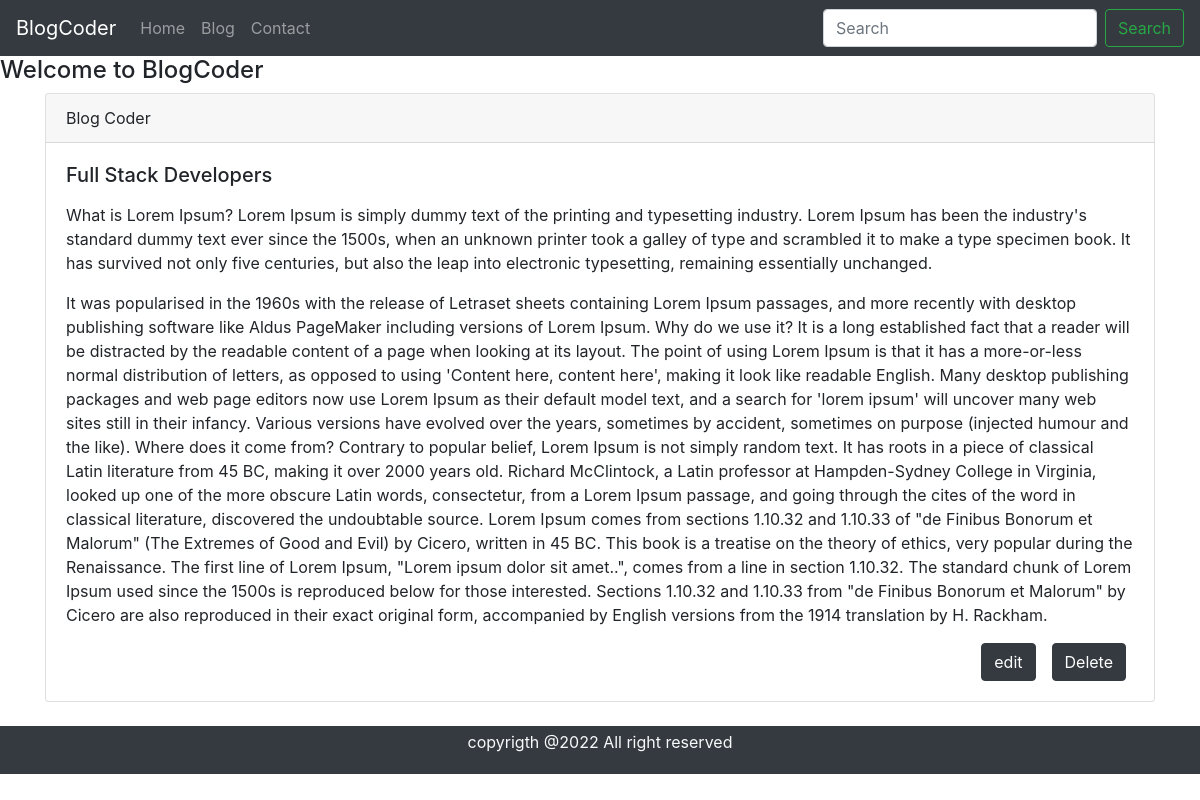
The page /blogpost/fullstack-developer on the database its author committed.
### blog/models.py (models this page shows, shortened)
class Blog(models.Model):
	sno = models.AutoField(primary_key=True)
	title = models.CharField(max_length=200)
	content = models.TextField(null=True, blank=True)
	short_desc = models.CharField(max_length=250, default="", null=True, blank=True)
	slug = models.CharField(max_length=100)
	time = models.DateTimeField(auto_now_add=True)

### blog/views.py (the view)
# urls.py: path('blogpost/<str:slug>', views.blogpost, name='blogpost'),
def blogpost(request, slug):
	blog = Blog.objects.filter(slug = slug ).first()
	context = {'blog':blog}
	return render(request, 'blogpost.html', context)

### templates/blogpost.html (shortened to what this page needs)
{% extends 'base.html' %}
{% block body %}
<h4> Welcome to BlogCoder </h4>
<div class="container">
 <div class="card">
  <div class="card-header">
    Blog Coder
  </div>
  <div class="card-body">
    <h5 class="card-title">{{blog.title}}</h5>
    <p class="card-text">{{blog.content|safe}}</p>
    <a href="#" class="btn btn-dark float-right mx-2" type="button">Delete</a>
        <a href="editblog/{{blog.sno}}" class="btn btn-dark float-right mx-2" type="button">edit</a>
  </div>
</div>
</div>
<br>
 {% endblock body %}

### rows shown on the page
Blog: title "Full Stack Developers", content "What is Lorem Ipsum? Lorem Ipsum is simply dummy text of the printing and typesetting industry. Lorem Ipsum has been the industry's standard dummy text ever since the 1500s, when an unknown printer took a galley of type and scrambled it to make a type specimen book. It has survived not only five centuries, but also the leap into electronic typesetting, remaining essentially unchanged. It was popularised in the 1960s with the release of Letraset sheets containing Lorem Ipsum passages, and more recently with desktop publishing software like Aldus PageMaker including versions of Lorem Ipsum. Why do we use it? It is a long established fact that a reader will be distracted by the readable…"
